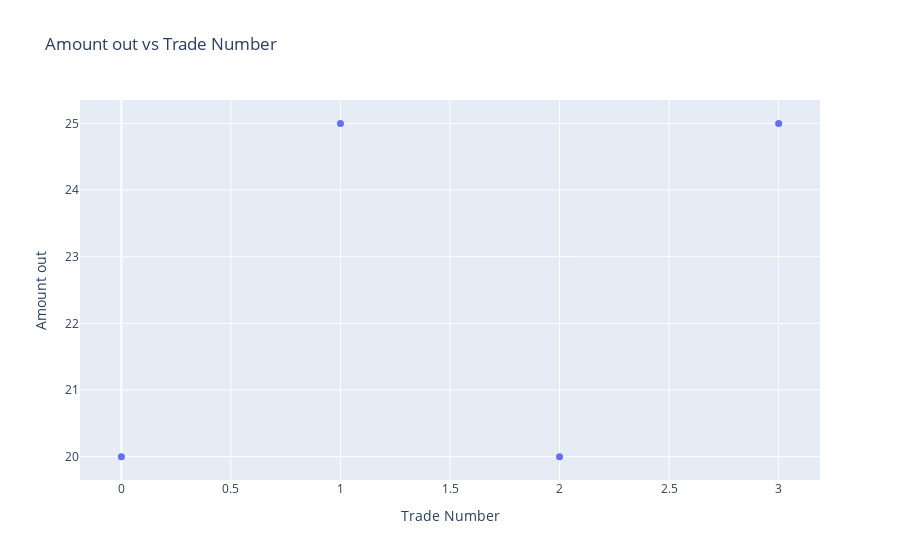

Notebook source saved alongside this figure:
### Code cell
usdc_repeats=[0.25,0.25,0.25,0.25]
# We start with a zero fee pool
pool = UniswapV2Pool(parameters, is_zero_fee=True)

trade_simulation_0_fee = simulate_trade_sequence(
    pool,
    usdc_repeats,
    usdc_repeats,
    parameters
)

fig = get_xy_fig(trade_simulation_0_fee, 'trade_number', 'amount_out', 'Amount out vs Trade Number', 'Trade Number', 'Amount out')
fig.show()

### Figure 1 — Plotly figure (JSON) as saved in the notebook; plotly's stock layout.template omitted (floating-point values rounded to 4 significant figures)
{"data": [{"marker": {"color": "#636EFA", "size": 7, "symbol": "circle"}, "mode": "markers", "name": "v2_pool_f=0.0", "type": "scatter", "x": [0, 1, 2, 3], "y": [20.0, 25.0, 20.0, 25.0]}], "layout": {"legend": {"title": {"text": ""}}, "title": {"text": "Amount out vs Trade Number"}, "xaxis": {"title": {"text": "Trade Number"}}, "yaxis": {"title": {"text": "Amount out"}}}}
